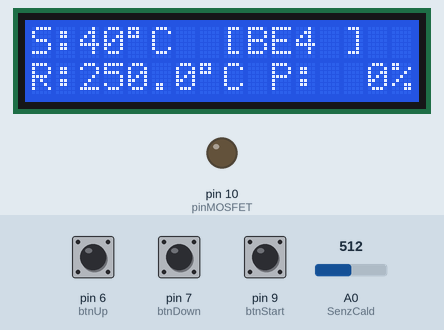
This sketch was run on a simulated Arduino Uno, built with avr-gcc and run on an emulated ATmega328P. On the bench: 16×2 character LCD, output pins drawn as LEDs (lit = HIGH). Inputs (shaded band) come from the test bench; at power-on: pin 9 (btnStart) HIGH, A0 (SenzCald) = 512, pin 6 (btnUp) HIGH, pin 7 (btnDown) HIGH.

Above: at 1.2 s.
1.3 s: pin 9 (btnStart) pulled LOW for 0.15 s
At 2.4 s:
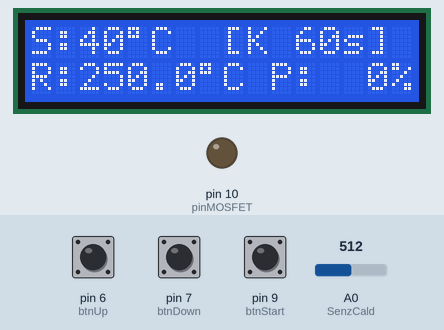
4.4 s: A0 (SenzCald) set to 89
At 5.3 s:
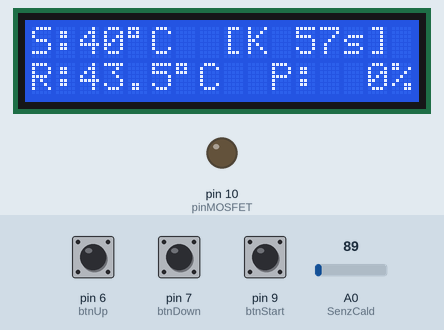
6.0 s: A0 (SenzCald) set to 81
At 7.4 s:
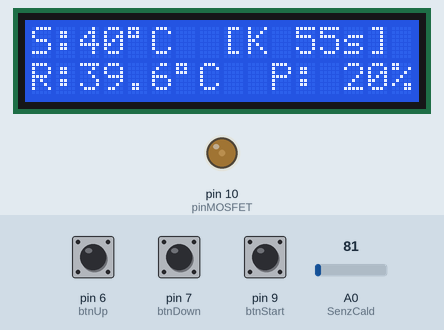
8.1 s: A0 (SenzCald) set to 25
At 9.3 s:
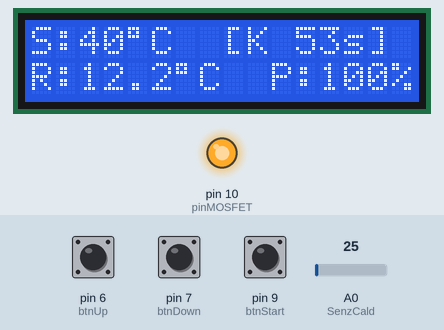
11.1 s: pin 9 (btnStart) pulled LOW for 1 s
At 12.5 s:
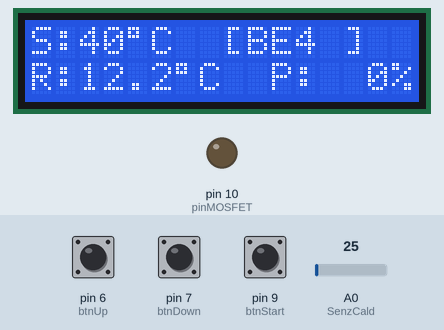
13.6 s: pin 9 (btnStart) pulled LOW for 0.15 s
At 14.8 s:
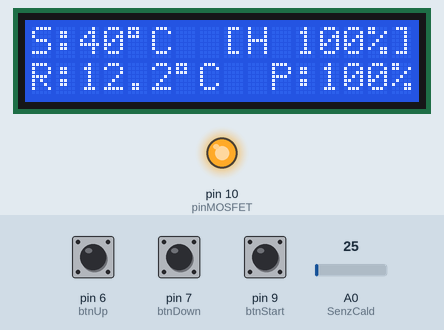
Timing chart, 0 to 16.3 s (numbered marks = the images above; inputs shaded):
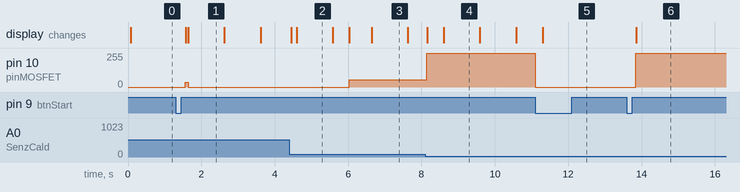

The sketch:

main.ino
```cpp
/*Pas 6:
    Inlocuirea comportamentului de alternare de pe ON pe OFF la reglaj,
    in apropierea pragului, printr-un semnal PWM(0-255).
    Intensitatea becului scade treptat la intrarea in range-ul de
    [prag dorit-4,prag dorit] pentru eliminarea depasirii dupa atingerea
    pragului, iar temperatura este mediata pe 5 esantioane(5 citiri consecutive
    la interval de 2ms si facerea mediei aritmetice) pentru stabilitate
*/

#include <LiquidCrystal.h>

const int rs = 12, en = 11, d4 = 5, d5 = 4, d6 = 3, d7 = 2;
LiquidCrystal lcd(rs, en, d4, d5, d6, d7);

const int SenzCald = A0;

const int btnUp     = 6;
const int btnDown   = 7;
const int btnSelect = 8;
const int btnStart  = 9;

const int pinMOSFET = 10;

int GettoTemp = 40;
int KeepSec = 60;
const float bandaProp = 4.0;
const int pwmMinimKeep = 35;

int comandaPWM = 0;

enum StareSistem {
  STARE_BEFORE,
  STARE_HEAT,
  STARE_KEEP,
  STARE_COOL,
  STARE_FINI
};

StareSistem stareCurenta = STARE_BEFORE;

unsigned long StarttoKeep = 0;
unsigned long RemainingtoKeep = 0;
bool ultimulStatusStart = HIGH;

void setup()
{
  lcd.begin(16, 2);

  pinMode(btnUp, INPUT_PULLUP);
  pinMode(btnDown, INPUT_PULLUP);
  pinMode(btnSelect, INPUT_PULLUP);
  pinMode(btnStart, INPUT_PULLUP);

  pinMode(pinMOSFET, OUTPUT);
  analogWrite(pinMOSFET, 0);

  lcd.clear();
}

void loop()
{
  long sumaRaw = 0;
  for (int i = 0; i < 5; i++) {
    sumaRaw += analogRead(SenzCald);
    delay(2);
  }
  float valMedie = sumaRaw / 5.0;
  float tempR = (valMedie * (5000.0 / 1024.0)) / 10.0;

  int citireStart = digitalRead(btnStart);
  if (citireStart == LOW && ultimulStatusStart == HIGH)
  {
    if (stareCurenta == STARE_BEFORE || stareCurenta == STARE_FINI)
    {
      stareCurenta = STARE_HEAT;
    }
    else
    {
      stareCurenta = STARE_BEFORE;
      analogWrite(pinMOSFET, 0);
    }
    delay(200);
  }
  ultimulStatusStart = citireStart;

  if (stareCurenta == STARE_BEFORE)
  {
    if (digitalRead(btnUp) == LOW)
    {
      GettoTemp++;
      delay(150);
    }
    if (digitalRead(btnDown) == LOW)
    {
      GettoTemp--;
      delay(150);
    }
  }

  float eroare = GettoTemp - tempR;

  switch (stareCurenta)
  {
    case STARE_BEFORE:
      comandaPWM = 0;
      break;

    case STARE_HEAT:
      if (tempR >= GettoTemp)
      {
        stareCurenta = STARE_KEEP;
        StarttoKeep = millis();
        comandaPWM = pwmMinimKeep;
      }
      else if (eroare > bandaProp)
      {
        comandaPWM = 255;
      }
      else
      {
        comandaPWM = map((long)(eroare * 10), 0, (long)(bandaProp * 10), pwmMinimKeep, 255);
        comandaPWM = constrain(comandaPWM, 0, 255);
      }
      break;

    case STARE_KEEP:
      {
        unsigned long secundeScurse = (millis() - StarttoKeep) / 1000;
        if (secundeScurse >= KeepSec)
        {
          stareCurenta = STARE_COOL;
          comandaPWM = 0;
        }
        else
        {
          RemainingtoKeep = KeepSec - secundeScurse;

          if (eroare > 0) {
            comandaPWM = map((long)(eroare * 10), 0, (long)(bandaProp * 10), pwmMinimKeep, 220);
          } else {
            comandaPWM = 0;
          }
          comandaPWM = constrain(comandaPWM, 0, 255);
        }
      }
      break;

    case STARE_COOL:
      comandaPWM = 0;
      if (tempR <= 30.0)
      {
        stareCurenta = STARE_FINI;
      }
      break;

    case STARE_FINI:
      comandaPWM = 0;
      break;
  }

  analogWrite(pinMOSFET, comandaPWM);

  int procentPutere = map(comandaPWM, 0, 255, 0, 100);

  lcd.setCursor(0, 0);
  lcd.print("S:");
  lcd.print(GettoTemp);
  lcd.print((char)223);
  lcd.print("C ");

  lcd.setCursor(8, 0);
  switch (stareCurenta)
  {
    case STARE_BEFORE: lcd.print("[BE4 ]  "); break;
    case STARE_HEAT:
      lcd.print("[H ");
      if (procentPutere < 100) lcd.print(" ");
      lcd.print(procentPutere);
      lcd.print("%]");
      break;
    case STARE_KEEP:
      lcd.print("[K ");
      if (RemainingtoKeep < 10) lcd.print(" ");
      lcd.print(RemainingtoKeep);
      lcd.print("s]");
      break;
    case STARE_COOL: lcd.print("[COOL]  "); break;
    case STARE_FINI: lcd.print("[FINI]  "); break;
  }

  lcd.setCursor(0, 1);
  lcd.print("R:");
  lcd.print(tempR, 1);
  lcd.print((char)223);
  lcd.print("C ");

  lcd.setCursor(10, 1);
  lcd.print("P:");
  if (procentPutere < 10) lcd.print("  ");
  else if (procentPutere < 100) lcd.print(" ");
  lcd.print(procentPutere);
  lcd.print("%");

  delay(60);
}
```

Measured:
- the behaviour switches between 82 and 81 on A0 (SenzCald) (found by bisection; images 2 and 3)
- after the input at 1.3 s, pin 10 (pinMOSFET): 0/255 → 35/255 after 0.26 s, → 0/255 0.08 s later; the display: first changes after 0.27 s (image 1 shows a later state)
- after the input at 6.0 s, pin 10 (pinMOSFET): 0/255 → 53/255 at once
- after the input at 8.1 s, pin 10 (pinMOSFET): 53/255 → 255/255 after 0.05 s
- after the input at 11.1 s, pin 10 (pinMOSFET): 255/255 → 0/255 at once; the display: changes after 0.21 s (image 5)
- after the input at 13.6 s, pin 10 (pinMOSFET): 0/255 → 255/255 after 0.25 s; the display: changes after 0.25 s (image 6)
- what the display in image 1 shows lasts 1.0 s, from 1.6 s to 2.6 s
